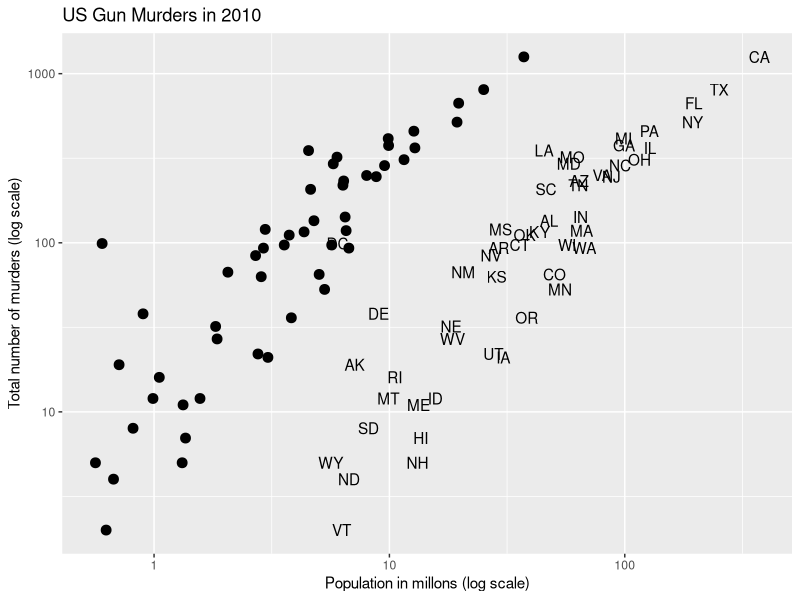

Write R code to recreate this figure.
# Scatter Plot on murders data

library(dslabs)
library(ggplot2)
library(dplyr)

# first associate the graph with the data and create a data object
#sp = ggplot(murders)
#class(sp)
#sp

# the first added layer is to define the Geometry (add size later)
#sp = sp + geom_point(aes(x = population/10^6, y = total, size = 3))
#sp

# add the layer geom_text (add nudge_x later)
#sp = sp + geom_text(aes(population/10^6, total, label = abb), nudge_x = 1)
#sp

sp = ggplot(murders, aes(population/10^6, total, label = abb))
sp = sp + geom_point(size = 3)
sp = sp + geom_text(nudge_x = 1)
#sp

# local overrides global
#sp = sp + geom_text(aes(label = "Hello there!" ))
#sp

# scale axis to log10
#sp  = sp + scale_x_continuous(trans = "log10") + scale_y_continuous(trans = "log10")

# more efficient code
sp = sp + scale_x_log10() + scale_y_log10()

# adding labels
sp = sp + xlab("Population in millons (log scale)") + ylab("Total number of murders (log scale)") + ggtitle("US Gun Murders in 2010")
sp
